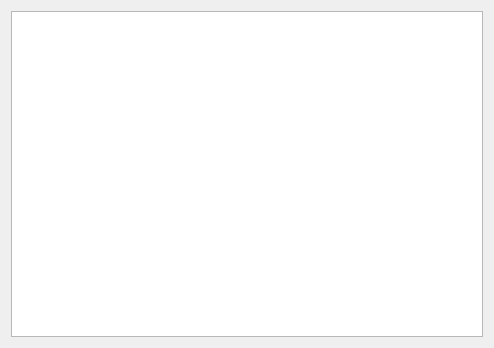
<?xml version="1.0" encoding="UTF-8"?>
<ui version="4.0">
 <class>lista</class>
 <widget class="QWidget" name="lista">
  <property name="geometry">
   <rect>
    <x>0</x>
    <y>0</y>
    <width>494</width>
    <height>348</height>
   </rect>
  </property>
  <property name="windowTitle">
   <string>Form</string>
  </property>
  <layout class="QGridLayout" name="gridLayout">
   <item row="0" column="0">
    <widget class="QListWidget" name="listWidget"/>
   </item>
  </layout>
 </widget>
 <resources/>
 <connections/>
</ui>
